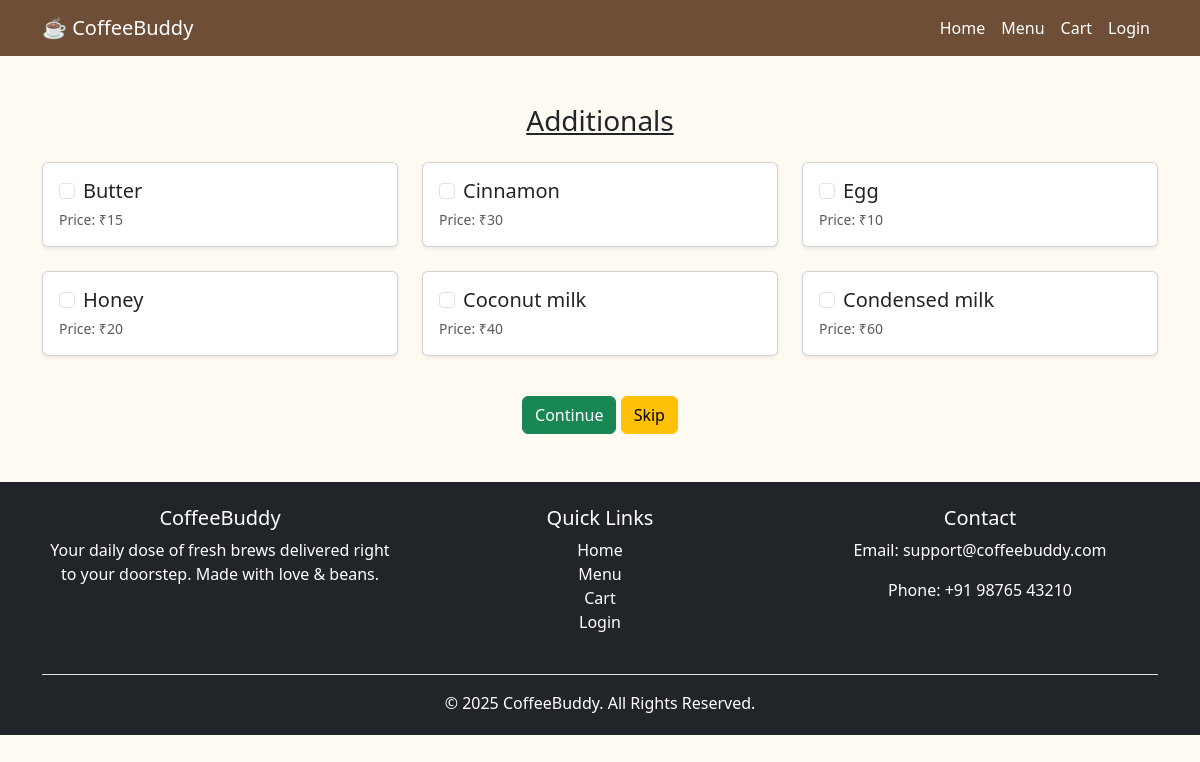
/user/additional.php, run on the app's committed database.
### tables this page shows
CREATE TABLE `additional` (
  `aid` int(11) NOT NULL,
  `aname` varchar(255) NOT NULL,
  `aprice` int(11) DEFAULT NULL,
  `userid` varchar(255) NOT NULL,
  `status` int(11) NOT NULL DEFAULT 1
);

### classes/DataAccess.class.php (called while the page is built, shortened)
<?php
class DataAccess
{
	private $_con,$_query,$_errors;
	public function __construct()
	{
		if(!$this->_con=mysqli_connect(DB_HOST,DB_USER,DB_PASSWORD,DB_NAME))
		{
			die("connection Error");
		}
	}
	public function query($query)
	{
		if(isset($query))
		{
			$words=explode(' ',$query);
			$this->_query=$query;
			$res=mysqli_query($this->_con,$this->_query);
			if($words[0]=='select' || $words[0]=='Select' || $words[0]=='SELECT')
			{
				if(mysqli_num_rows($res))
				{
					$dataArr=array();
					while($row=mysqli_fetch_assoc($res))
					{
						$dataArr[] = $row;
					}
					return $dataArr;
				}
				else
				{
					return false;
				}
			}
		}
	}
}
?>

### user/additional.php (the view, shortened to what this page needs)
<?php
$dao = new DataAccess();
$q = "SELECT * FROM additional WHERE status = 1";
$info = $dao->query($q);
include("nav1.php");
?>
<div class="container mt-5">
    <h3 class="text-center mb-4"><u>Additionals</u></h3>
    <form method="post" action="process_selection.php?id=<?= $_GET['id'] ?>">
        <div class="row">
            <?php foreach ($info as $item): ?>
                <div class="col-md-4 mb-4">
                    <div class="card h-100 shadow-sm p-3">
                        <div class="form-check">
                            <input class="form-check-input" type="checkbox" name="additionals[]" value="<?= $item['aid'] ?>" id="add_<?= $item['aid'] ?>">
                            <label class="form-check-label" for="add_<?= $item['aid'] ?>">
                                <h5 class="card-title mb-1"><?= $item["aname"] ?></h5>
                            </label>
                        </div>
                        <div class="text-muted small">Price: ₹<?= $item['aprice'] ?? 'N/A' ?></div>
                    </div>
                </div>
            <?php endforeach; ?>
        </div>
        <div class="text-center mt-3">
           <button type="submit" name="action" value="continue" class="btn btn-success">Continue</button>
    <button type="submit" name="action" value="skip" class="btn btn-warning">Skip</button>
        </div>
    </form>
</div>
<?php include("footer1.php"); ?>

### user/nav1.php (style rules this page uses)
body { font-family: 'Segoe UI', sans-serif; background-color: #fffaf2; }
.card { transition: transform 0.3s ease; }
.card { height: 100%; display: flex; flex-direction: column; justify-content: space-between; }

### data on the page
additional: aname "Butter", aprice "15"
additional: aname "Cinnamon", aprice "30"
additional: aname "Egg", aprice "10"
additional: aname "Honey", aprice "20"
additional: aname "Coconut milk", aprice "40"
additional: aname "Condensed milk", aprice "60"
